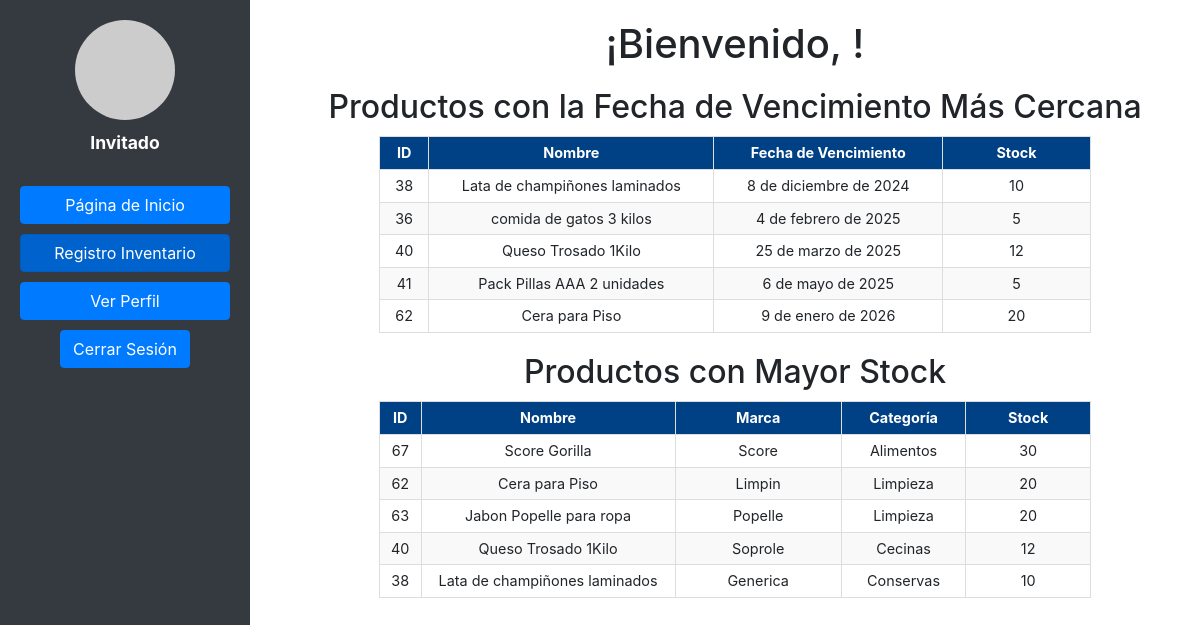
Page /adminpage/ on the committed database.
### pagina/models.py (models this page shows, shortened)
class Producto(models.Model):
    nombre = models.CharField(max_length=100)
    precio = models.DecimalField(max_digits=10, decimal_places=4)
    stock = models.IntegerField()
    descripcion = models.TextField()
    marca = models.ForeignKey(Marca, on_delete=models.CASCADE)
    categoria = models.ForeignKey(Categoria, null=True, blank=True, on_delete=models.SET_NULL)
    fecha_vencimiento = models.DateField(default=timezone.now)

class Marca(models.Model):
    nombre = models.CharField(max_length=100)
    def __str__(self):
        return self.nombre

class Categoria(models.Model):
    nombre = models.CharField(max_length=100)
    def __str__(self):
        return self.nombre

### pagina/views.py (the view)
# urls.py: path('adminpage/', adminpage, name='adminpage'),
def adminpage(request):
    productos_mayor_stock = Producto.objects.order_by('-stock')[:5]
    productos_vencimiento = Producto.objects.filter(
        fecha_vencimiento__gte=now()
    ).order_by('fecha_vencimiento')[:5]
    return render(request, 'adminpage.html', {
        'productos_mayor_stock': productos_mayor_stock,
        'productos_vencimiento': productos_vencimiento,
    })

### pagina/templates/adminpage.html (shortened to what this page needs)
<!DOCTYPE html>
<html lang="es">
<head>
    {% load static %}
    <link rel="stylesheet" href="{% static 'css/lateral.css' %}">
    <link href="https://stackpath.bootstrapcdn.com/bootstrap/4.5.2/css/bootstrap.min.css" rel="stylesheet">
</head>
<body>
    <div class="sidebar">
        <div class="perfil">
            <div class="perfil-imagen"></div>
            <p>
                {% if user.is_authenticated %}
                    <strong>{{ user.username }}</strong>
                {% else %}
                    Invitado
                {% endif %}
            </p>
        </div>
        <ul>
            <li><a href="{% url 'adminpage' %}" class="btn btn-primary btn-block">Página de Inicio</a></li>
            <li><a href="{% url 'vendedor' %}" class="btn btn-primary btn-block active">Registro Inventario</a></li>
            <li><a href="{% url 'verPerfil' %}" class="btn btn-primary btn-block">Ver Perfil</a></li>
            <li>
                <form action="{% url 'logout' %}" method="post">
                    <button type="submit" class="btn btn-primary btn-block">Cerrar Sesión</button>
                </form>
            </li>
        </ul>
    </div>
    <div class="main-content">
        <h1>¡Bienvenido, {{ user.username }}!</h1>
        <div class="section">
            <h2>Productos con la Fecha de Vencimiento Más Cercana</h2>
            <table id="productos-vencimiento-table">
                <thead>
                    <tr>
                        <th>ID</th>
                        <th>Nombre</th>
                        <th>Fecha de Vencimiento</th>
                        <th>Stock</th>
                    </tr>
                </thead>
                <tbody>
                    {% for producto in productos_vencimiento %}
                        <tr>
                            <td>{{ producto.id }}</td>
                            <td>{{ producto.nombre }}</td>
                            <td>{{ producto.fecha_vencimiento }}</td>
                            <td>{{ producto.stock }}</td>
                        </tr>
                    {% empty %}
                        <tr>
                            <td colspan="4">No hay productos con fecha de vencimiento cercana.</td>
                        </tr>
                    {% endfor %}
                </tbody>
            </table>
        </div>
        <div class="section">
            <h2>Productos con Mayor Stock</h2>
            <table id="productos-stock-table">
                <thead>
                    <tr>
                        <th>ID</th>
                        <th>Nombre</th>
                        <th>Marca</th>
                        <th>Categoría</th>
                        <th>Stock</th>
                    </tr>
                </thead>
                <tbody>
                    {% for producto in productos_mayor_stock %}
                        <tr>
                            <td>{{ producto.id }}</td>
                            <td>{{ producto.nombre }}</td>
                            <td>{{ producto.marca }}</td>
                            <td>{{ producto.categoria }}</td>
                            <td>{{ producto.stock }}</td>
                        </tr>
                    {% empty %}
                        <tr>
                            <td colspan="5">No hay productos con alto stock.</td>
                        </tr>
                    {% endfor %}
                </tbody>
            </table>
        </div>
    </div>
</body>
</html>

### pagina/static/css/lateral.css (style rules this page uses)
.sidebar { width: 250px; height: 100vh; background-color: #333; display: flex; flex-direction: column; align-items: center; padding-top: 20px; }
.perfil { text-align: center; margin-bottom: 20px; }
.perfil-imagen { width: 80px; height: 80px; border-radius: 50%; margin-bottom: 10px; }
.perfil p { color: #fff; font-size: 18px; font-weight: bold; }
.sidebar ul { list-style-type: none; padding: 0; width: 100%; }

### pagina/templates/adminpage.html (style rules this page uses)
.sidebar { background-color: #343a40; width: 250px; padding: 20px; display: flex; flex-direction: column; align-items: center; height: 100vh; position: fixed; overflow-y: auto; border: none; }
.perfil { text-align: center; margin-bottom: 20px; }
.perfil-imagen { width: 100px; height: 100px; background-color: #ccc; border-radius: 50%; margin: 0 auto 10px; }
.perfil p { margin: 0; font-size: 1.1em; }
.sidebar ul { padding: 0; margin: 0; list-style: none; width: 100%; }
.sidebar ul li { margin: 10px 0; width: 100%; display: flex; justify-content: center; }
.btn { width: 100%; }
.btn-primary { background-color: #007bff; border-color: #007bff; }
.main-content { margin-left: 270px; padding: 20px; }
.main-content h1 { margin-bottom: 20px; text-align: center; }
.section { margin-bottom: 20px; }
.section h2 { margin-bottom: 10px; text-align: center; }
table { width: 80%; margin: 0 auto; border-collapse: collapse; font-size: 0.9em; }
th, td { border: 1px solid #ddd; padding: 5px; text-align: center; vertical-align: middle; white-space: nowrap; overflow: hidden; text-overflow: ellipsis; }
th { background-color: #004085; color: white; }
tr:nth-child(even) { background-color: #f9f9f9; }
th:nth-child(1), td:nth-child(1) { width: 5%; }
th:nth-child(2), td:nth-child(2) { width: 20%; }
th:nth-child(3), td:nth-child(3) { width: 20%; }
th:nth-child(4), td:nth-child(4) { width: 15%; }
th:nth-child(5), td:nth-child(5) { width: 15%; }

### rows in the picture
Producto: id "38", nombre "Lata de champiñones laminados", fecha_vencimiento "8 de diciembre de 2024", stock "10", marca "Generica", categoria "Conservas"
Producto: id "36", nombre "comida de gatos 3 kilos", fecha_vencimiento "4 de febrero de 2025", stock "5"
Producto: id "40", nombre "Queso Trosado 1Kilo", fecha_vencimiento "25 de marzo de 2025", stock "12", marca "Soprole", categoria "Cecinas"
Producto: id "41", nombre "Pack Pillas AAA 2 unidades", fecha_vencimiento "6 de mayo de 2025", stock "5"
Producto: id "62", nombre "Cera para Piso", fecha_vencimiento "9 de enero de 2026", stock "20", marca "Limpin", categoria "Limpieza"
Producto: id "67", nombre "Score Gorilla", marca "Score", categoria "Alimentos", stock "30"
Producto: id "63", nombre "Jabon Popelle para ropa", marca "Popelle", categoria "Limpieza", stock "20"
